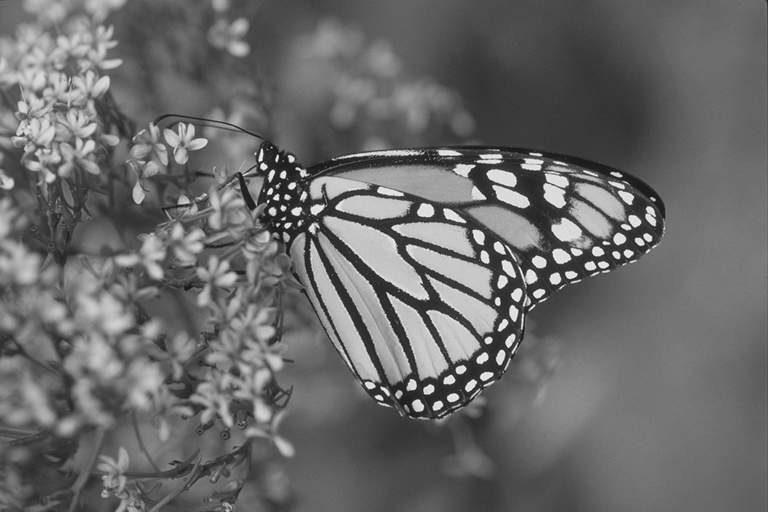
#> input picture monarch_mono.png, 768 x 512 px
$ python zadanie_4_png.py   (older library calls are emulated)
#> lines starting #> are read from the running program, lines starting #| are printed output that depends on the picture; long printed decimals are rounded
### wspolne.py
"""
Wspolne funkcje wykorzystywane w zadaniach laboratorium: obliczanie
entropii, przeplywnosci, DWT, MSE/PSNR oraz przygotowanie katalogu wynikow.
"""

from pathlib import Path

import cv2
import numpy as np


ROOT = Path(__file__).resolve().parent
WYNIKI = ROOT / "wyniki"


# [4 lines left out: function przygotuj_katalog, not called in this run]


def wczytaj_mono():
    obraz = cv2.imread(str(ROOT / "monarch_mono.png"), cv2.IMREAD_GRAYSCALE)
#> obraz is the input picture: shape (512, 768); min 17, max 244, mean 105.5
    if obraz is None:
        raise FileNotFoundError("Nie znaleziono monarch_mono.png")
    return obraz


# [5 lines left out: function wczytaj_kolor, not called in this run]


def histogram_entropia(obraz, minimum=0, maksimum=256):
    wartosci = obraz.astype(np.int64).ravel()
    histogram = np.bincount(
        wartosci - minimum, minlength=maksimum - minimum
    ).astype(np.float64)
    prawdopodobienstwa = histogram[histogram > 0] / histogram.sum()
    entropia = -np.sum(prawdopodobienstwa * np.log2(prawdopodobienstwa))
    os_x = np.arange(minimum, maksimum)
    return histogram, float(entropia), os_x


def przeplywnosc(sciezka, wysokosc, szerokosc):
    return 8 * Path(sciezka).stat().st_size / (wysokosc * szerokosc)


def obraz_roznicowy_poziomy(obraz):
    roznice = np.empty(obraz.shape, dtype=np.int16)
    roznice[:, 0] = obraz[:, 0].astype(np.int16) - 127
    roznice[:, 1:] = (
        obraz[:, 1:].astype(np.int16) - obraz[:, :-1].astype(np.int16)
    )
    return roznice


def dwt(obraz):
    mask_l = np.array(
        [
            0.02674875741080976,
            -0.01686411844287795,
            -0.07822326652898785,
            0.2668641184428723,
            0.6029490182363579,
            0.2668641184428723,
            -0.07822326652898785,
            -0.01686411844287795,
            0.02674875741080976,
        ]
    )
    mask_h = np.array(
        [
            0.09127176311424948,
            -0.05754352622849957,
            -0.5912717631142470,
            1.115087052456994,
            -0.5912717631142470,
            -0.05754352622849957,
            0.09127176311424948,
        ]
    )
    ll = cv2.sepFilter2D(obraz, -1, mask_l, mask_l)[::2, ::2]
    lh = cv2.sepFilter2D(obraz, cv2.CV_16S, mask_l, mask_h)[::2, ::2]
    hl = cv2.sepFilter2D(obraz, cv2.CV_16S, mask_h, mask_l)[::2, ::2]
    hh = cv2.sepFilter2D(obraz, cv2.CV_16S, mask_h, mask_h)[::2, ::2]
    return ll, lh, hl, hh


# [14 lines left out: functions normalizuj_do_zapisu, mse_psnr, not called in this run]

### zadanie_4_png.py
"""
Zadanie 4: skrypt oblicza przeplywnosc pliku PNG dla obrazu mono i porownuje
ja z entropia oryginalu, obrazu roznicowego oraz srednia entropia pasm DWT.
"""

from wspolne import (
    ROOT,
    dwt,
    histogram_entropia,
    obraz_roznicowy_poziomy,
    przeplywnosc,
    wczytaj_mono,
)


obraz = wczytaj_mono()
_, h_mono, _ = histogram_entropia(obraz)
#> in histogram_entropia, `histogram = np.bincount( wartosci - minimum, minlength=maksimum - mini..`: histogram = 256 values, max 6249 at index 102, min 0 at index 0, mean 1536
#> in histogram_entropia, `prawdopodobienstwa = histogram[histogram > 0] / histogram.sum()`: prawdopodobienstwa = 226 values, max 0.0159 at index 83, min 2.54e-06 at index 0, mean 0.00442
#> in histogram_entropia, `entropia = -np.sum(prawdopodobienstwa * np.log2(prawdopodobienstwa))`: entropia = 7.18
#> h_mono = 7.18
_, h_roznice, _ = histogram_entropia(obraz_roznicowy_poziomy(obraz), -255, 256)
#> in obraz_roznicowy_poziomy, `roznice[:, 1:] = ( obraz[:, 1:].astype(np.int16) - obraz[:, :-1].astyp..`:
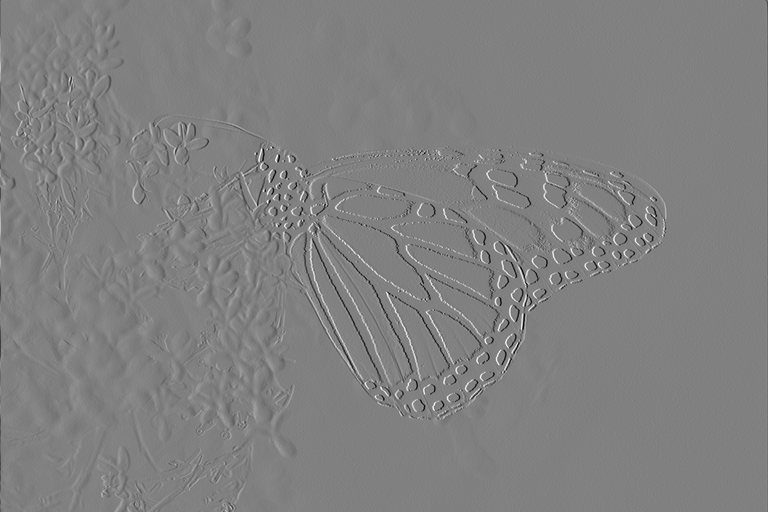
#> roznice: shape (512, 768) int16; min -149, max 146, mean 0; drawn with min black and max white
#> h_roznice = 4.48
ll, lh, hl, hh = dwt(obraz)
#> in dwt, `ll = cv2.sepFilter2D(obraz, -1, mask_l, mask_l)[::2, ::2]`:
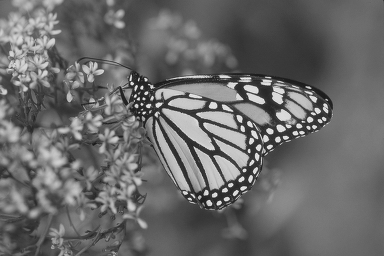
#> ll: shape (256, 384); min 22, max 246, mean 105.6
#> in dwt, `lh = cv2.sepFilter2D(obraz, cv2.CV_16S, mask_l, mask_h)[::2, ::2]`:
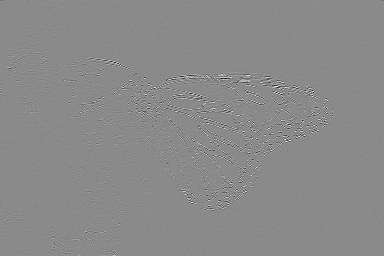
#> lh: shape (256, 384) int16; min -123, max 104, mean 0; drawn with min black and max white
#> in dwt, `hl = cv2.sepFilter2D(obraz, cv2.CV_16S, mask_h, mask_l)[::2, ::2]`:
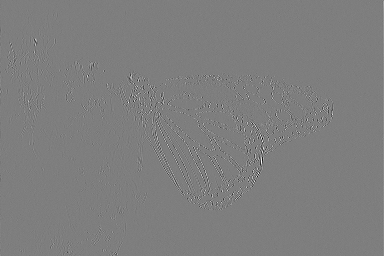
#> hl: shape (256, 384) int16; min -114, max 116, mean 0; drawn with min black and max white
h_pasma = [
    histogram_entropia(ll)[1],
    histogram_entropia(lh, -255, 256)[1],
    histogram_entropia(hl, -255, 256)[1],
    histogram_entropia(hh, -255, 256)[1],
]
#> h_pasma = [7.16, 3.7, 3.68, 4.02]
h_dwt = sum(h_pasma) / 4
#> h_dwt = 4.64
r_png = przeplywnosc(ROOT / "monarch_mono.png", *obraz.shape)
#> r_png = 4.53

print(f"Przeplywnosc PNG mono: {r_png:.6f} bit/piksel")
#| Przeplywnosc PNG mono: 4.528 bit/piksel
print(f"Entropia oryginalu: {h_mono:.6f} bit/piksel")
#| Entropia oryginalu: 7.182 bit/piksel
print(f"Entropia obrazu roznicowego: {h_roznice:.6f} bit/piksel")
#| Entropia obrazu roznicowego: 4.480 bit/piksel
print(f"Srednia entropia pasm DWT: {h_dwt:.6f} bit/wspolczynnik")
#| Srednia entropia pasm DWT: 4.642 bit/wspolczynnik
